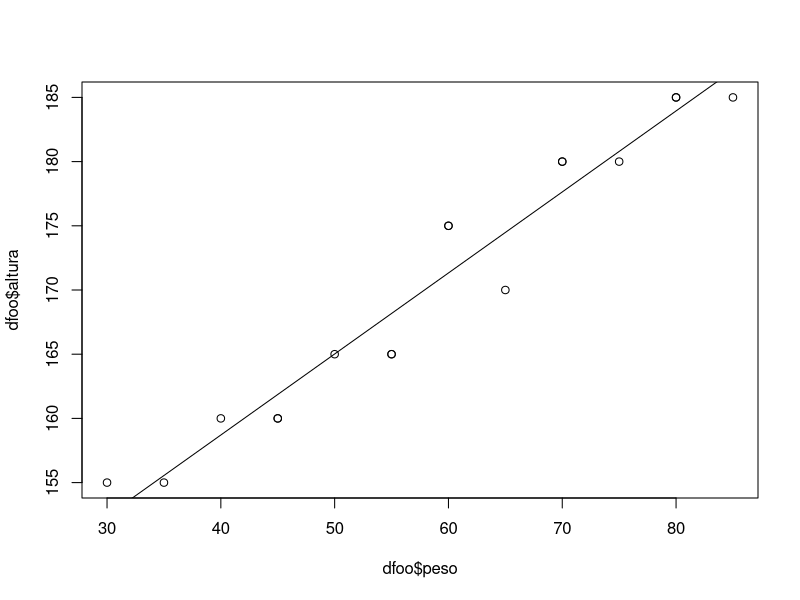
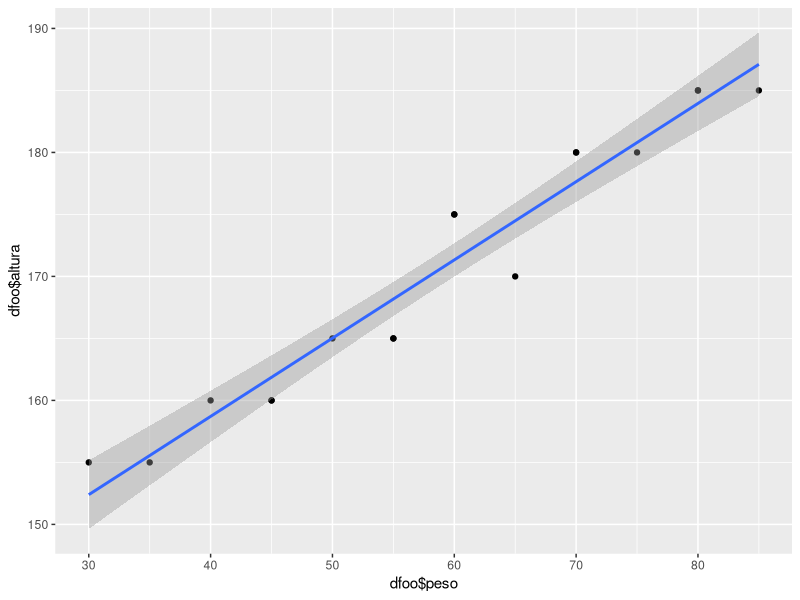
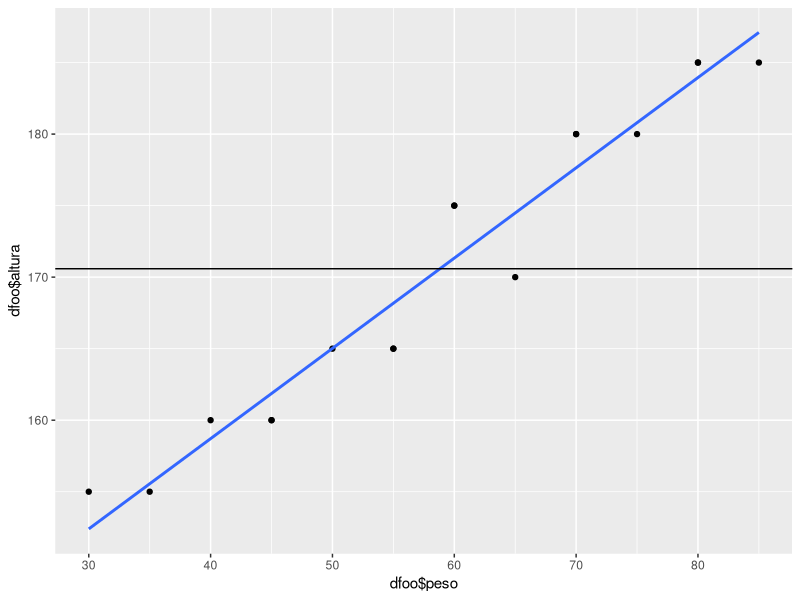
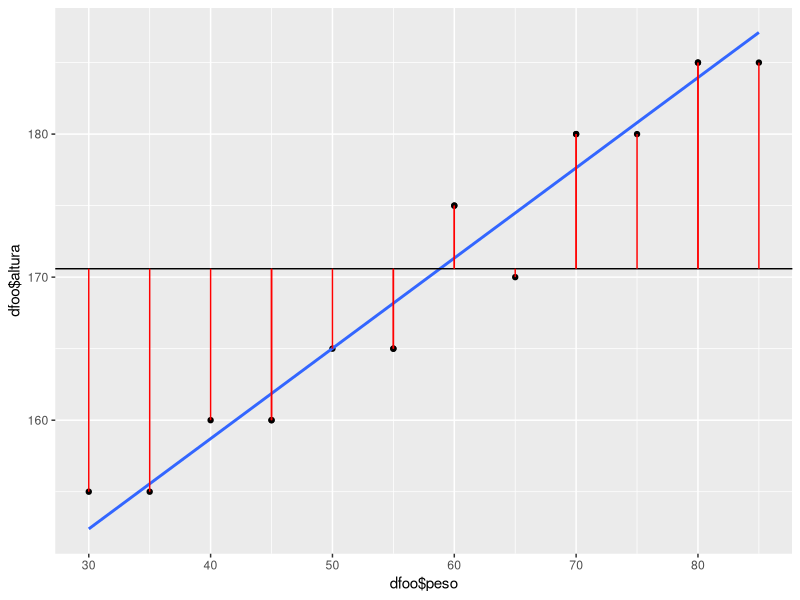
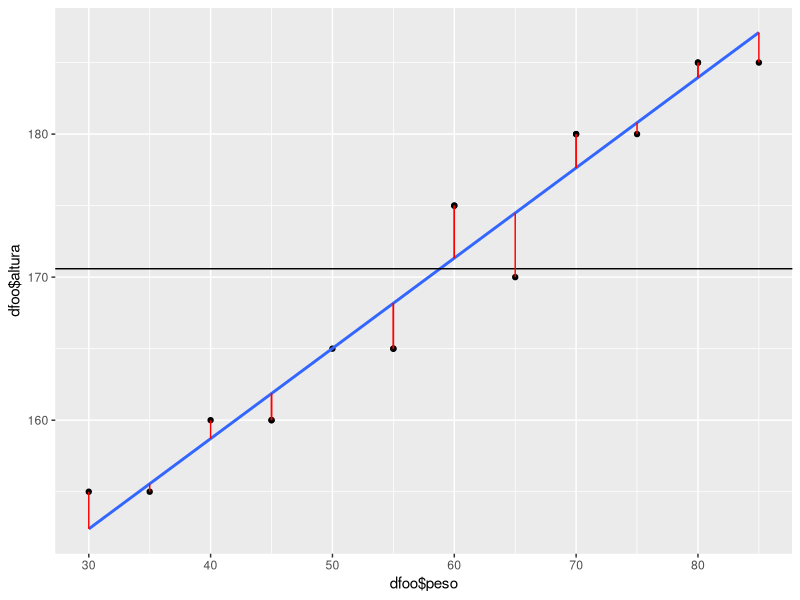

Reproduce these figures in R, in order.
peso=c(60,55,70,45,80,35,65,50,75,40,85,30,60,55,70,45,80)
genero=c('m','f','m','f','m','f','m','f','m','f','m','f','m','f','m','f','m')
idade=c(25,40,55,35,60,20,45,30,50,25,65,18,40,35,55,40,60)
altura=c(175,165,180,160,185,155,170,165,180,160,185,155,175,165,180,160,185)
dfoo = data.frame(peso, genero, idade, altura)

plot( dfoo$altura ~ dfoo$peso) 

modelo1<-lm(dfoo$altura ~ dfoo$peso)
modelo1

abline(133.468,0.631)

#install.packages ("ggplot2")
library("ggplot2")
ggplot(mapping = aes(dfoo$peso, dfoo$altura)) +
  geom_point() +
  geom_smooth(method = "lm")


retas <- ggplot(mapping = aes(dfoo$peso, dfoo$altura)) +
  geom_point() +
  geom_smooth(se = FALSE, method = "lm") +
  geom_hline(yintercept = mean(dfoo$altura))

retas 

média_altura = mean(dfoo$altura)
média_altura

retas + geom_segment(aes(x = dfoo$peso, y = dfoo$altura, xend = dfoo$peso, 
  yend = mean(dfoo$altura)), color="red") 

retas + geom_segment(aes(x = peso, y = altura, xend = peso,
  yend = predict(lm(altura ~ peso))),color="red")

SQt = sum((mean(dfoo$altura) - dfoo$altura)**2) 
SQres = sum((predict(lm(dfoo$altura ~ dfoo$peso)) - dfoo$altura)**2) 
R2 = (SQt - SQres) / SQt
R2

summary(modelo1)

altura_new = 133.468 + 64 * 0.631
altura_new

predict(modelo1)

altura_prevista= predict(modelo1)
ap<-data.frame(altura_prevista)
dfoo$ap<-ap
dfoo
